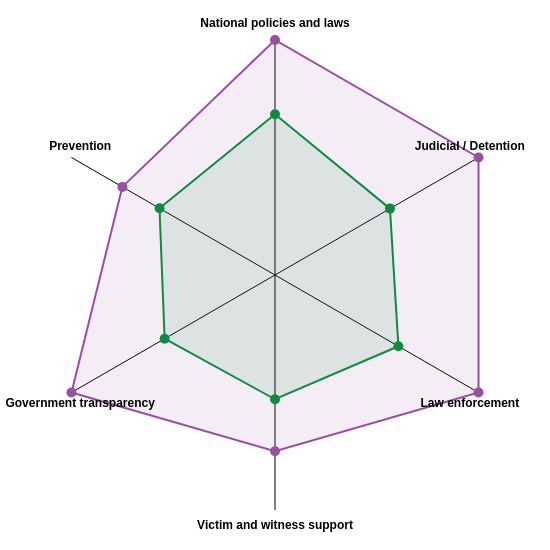

Vega-Lite specification stored for this chart:
### Vega specification from a JSON file in a GitHub repository (floating-point values rounded to 4 significant figures)
{"$schema": "https://vega.github.io/schema/vega/v5.json", "description": "A radar chart example, showing multiple dimensions in a radial layout.", "width": 550, "height": 550, "padding": 40, "autosize": {"type": "none", "contains": "padding"}, "signals": [{"name": "radius", "update": "width / 2"}], "data": [{"name": "table", "values": [{"Country": "Australia", "category": "Prevention", "value": 6.0}, {"Country": "Australia", "category": "National policies and laws", "value": 8.0}, {"Country": "Australia", "category": "Judicial / Detention", "value": 8.0}, {"Country": "Australia", "category": "Law enforcement", "value": 8.0}, {"Country": "Australia", "category": "Victim and witness support", "value": 6.0}, {"Country": "Australia", "category": "Government transparency", "value": 8.0}, {"Country": "Rest of the World", "category": "Prevention", "value": 4.54}, {"Country": "Rest of the World", "category": "National policies and laws", "value": 5.47}, {"Country": "Rest of the World", "category": "Judicial / Detention", "value": 4.52}, {"Country": "Rest of the World", "category": "Law enforcement", "value": 4.85}, {"Country": "Rest of the World", "category": "Victim and witness support", "value": 4.23}, {"Country": "Rest of the World", "category": "Government transparency", "value": 4.34}]}, {"name": "countries", "source": "table", "transform": [{"type": "aggregate", "groupby": ["category"]}]}], "scales": [{"name": "angular", "type": "point", "range": {"signal": "[-PI, PI]"}, "padding": 0.5, "domain": {"data": "countries", "field": "category"}}, {"name": "radial", "type": "linear", "range": {"signal": "[0, radius]"}, "zero": true, "nice": false, "domain": {"data": "table", "field": "value"}, "domainMin": 0}, {"name": "color", "type": "ordinal", "domain": ["Australia", "Rest of the World"], "range": ["#984ea3", "#118a41"]}], "legends": [{"fill": "color", "title": "Country", "orient": "right", "encode": {"symbols": {"enter": {"fillOpacity": {"value": 0.8}, "stroke": {"value": "transparent"}}}}}], "encode": {"enter": {"x": {"signal": "radius"}, "y": {"signal": "radius"}}}, "marks": [{"type": "group", "name": "categories", "zindex": 1, "from": {"facet": {"data": "table", "name": "facet", "groupby": ["Country"]}}, "marks": [{"type": "line", "name": "category-line", "from": {"data": "facet"}, "encode": {"enter": {"interpolate": {"value": "linear-closed"}, "x": {"signal": "scale('radial', datum.value) * cos(scale('angular', datum.category))"}, "y": {"signal": "scale('radial', datum.value) * sin(scale('angular', datum.category))"}, "stroke": {"scale": "color", "field": "Country"}, "strokeWidth": {"value": 2}, "fill": {"scale": "color", "field": "Country"}, "fillOpacity": {"value": 0.1}}}}, {"type": "symbol", "from": {"data": "facet"}, "encode": {"enter": {"x": {"signal": "scale('radial', datum.value) * cos(scale('angular', datum.category))"}, "y": {"signal": "scale('radial', datum.value) * sin(scale('angular', datum.category))"}, "fill": {"scale": "color", "field": "Country"}, "size": {"value": 100}, "tooltip": {"signal": "datum.Country + ': ' + format(datum.value, '.2f')"}}}}]}, {"type": "rule", "name": "radial-grid", "from": {"data": "countries"}, "zindex": 0, "encode": {"enter": {"x": {"value": 0}, "y": {"value": 0}, "x2": {"signal": "radius * cos(scale('angular', datum.category))"}, "y2": {"signal": "radius * sin(scale('angular', datum.category))"}, "stroke": {"value": "black"}, "strokeWidth": {"value": 1}}}}, {"type": "text", "name": "key-label", "from": {"data": "countries"}, "zindex": 1, "encode": {"enter": {"x": {"signal": "(radius - 10) * cos(scale('angular', datum.category))"}, "y": {"signal": "(radius + 10) * sin(scale('angular', datum.category))"}, "text": {"field": "category"}, "align": [{"test": "abs(scale('angular', datum.category)) > PI / 2", "value": "center"}, {"value": "center"}], "baseline": [{"test": "scale('angular', datum.category) > 0", "value": "top"}, {"test": "scale('angular', datum.category) == 0", "value": "middle"}, {"value": "bottom"}], "fill": {"value": "black"}, "fontWeight": {"value": "bold"}, "fontSize": {"value": 12}}}}]}
